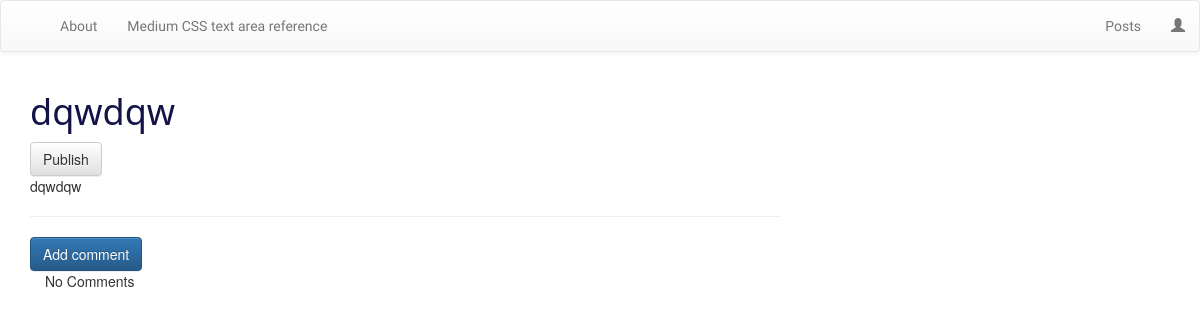
Page /post/4/ on the earlier database version.
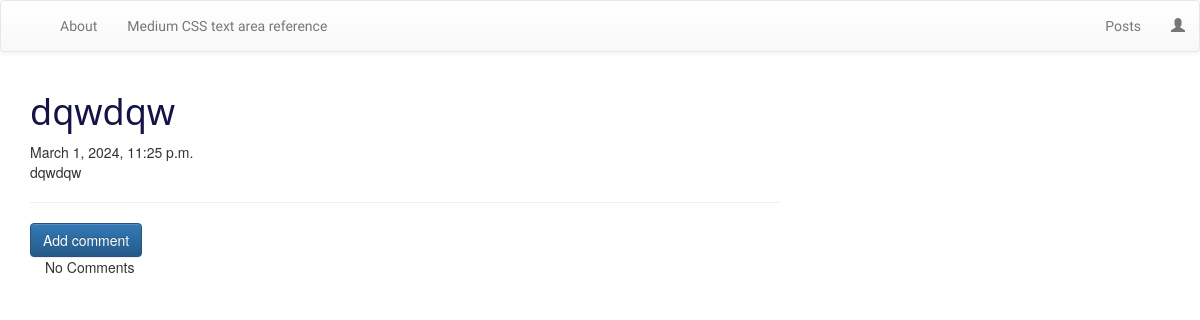
Same page on the later database version.
### blog_app/models.py (models this page shows, shortened)
class Post(models.Model):
    post_id = models.AutoField(primary_key=True)
    autor = models.ForeignKey("auth.User",on_delete=models.SET_NULL, null=True)
    title = models.CharField(max_length=200)
    text = models.TextField()
    create_date = models.DateTimeField(default=timezone.now())
    published_date = models.DateTimeField(blank=True, null=True)

### blog_app/views.py (the view)
# urls.py: path(r'post/<int:pk>/', app_views.PostDetailView.as_view(), name="post_detail_url" ) ,
class PostDetailView(DetailView):
    model=Post

### blog_app/templates/blog_app/post_detail.html (shortened to what this page needs)
{% extends "blog_app/base.html" %}
{% block content %}
<h1 class="">{{post.title}}</h1>
{% if post.published_date  %}
<div class="date postdate">
      {{post.published_date}}
</div>
{% else %}
<a href="{% url "blog_app:post_publish_url" pk=post.post_id%}" class="btn btn-default">Publish</a>
{% endif %}
<p class="postcontent"> {{post.title|safe|linebreaksbr}} </p>
<hr>
<a class="btn btn-primary btn-comment" href="{% url "blog_app:add_comment_to_post_url" pk=post.post_id%}">
  Add comment
</a>
<div class="container">
  {% for comment  in post.comments.all  %}
  <br>
    {% if user.is_authenticated or comment.approved_comment  %}
      {{comment.create_date}}
      {% if not comment.approved_comment %}
      <p>ID: {{comment.post.post_id}} </p>
      <a class="btn btn-primary" href="{% url "blog_app:comment_approve_url" pk=comment.comment_id %}">
        <span class="glyphicon glyphicon-pencil"> </span>
      </a>
      <a class="btn btn-primary" href="{% url "blog_app:comment_remove_url" pk=comment.comment_id %}">
        <span class="glyphicon glyphicon-remove"> </span>
      </a>
      {% endif %}
      <p>{{ comment.text|safe|linebreaks}}</p>
      <p>Posted By {{comment.author}} </p>
    {% endif %}
    {% empty %}
    <p>No Comments </p>
  {% endfor %}
</div>
{% endblock  %}

Differences in the rows shown:
changed Post "dqwdqw": published_date (not shown) → "March 1, 2024, 11:25 p.m."
Other differences:
text no longer shown: "Publish"
